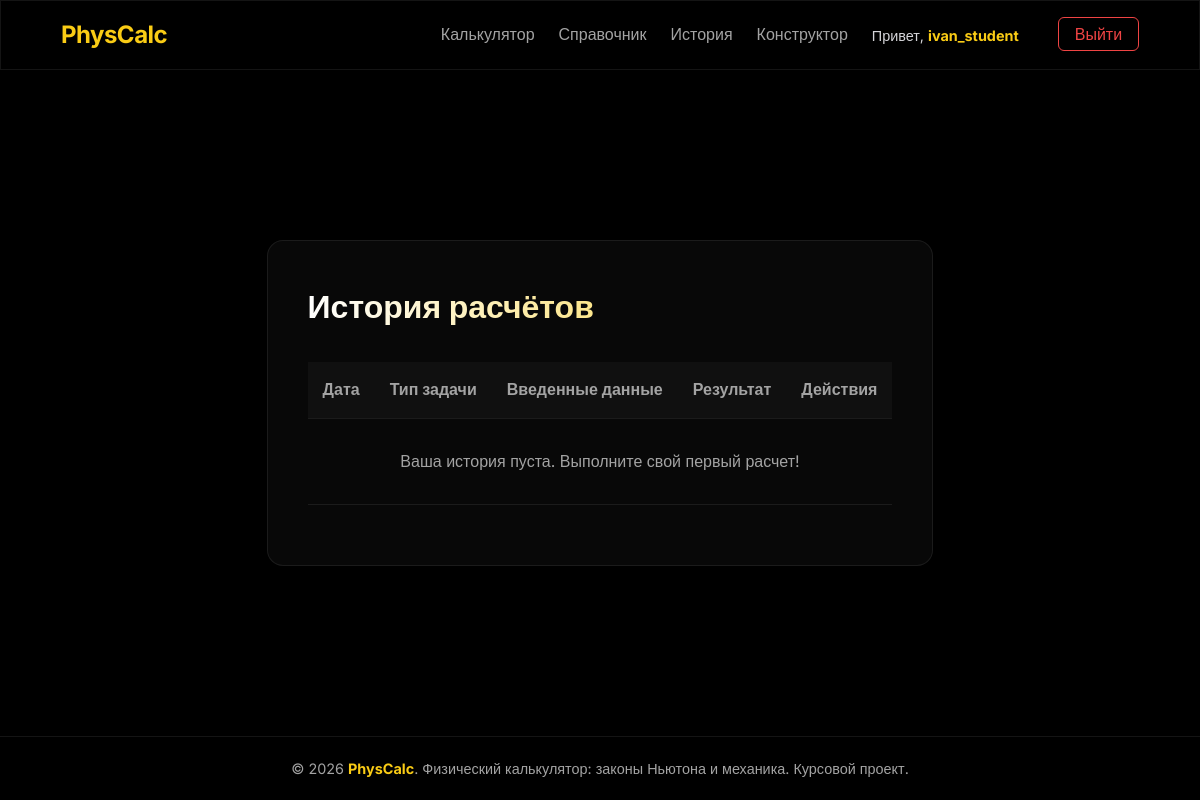
The page /history.php?page=2 (signed in) on the database as committed earlier.
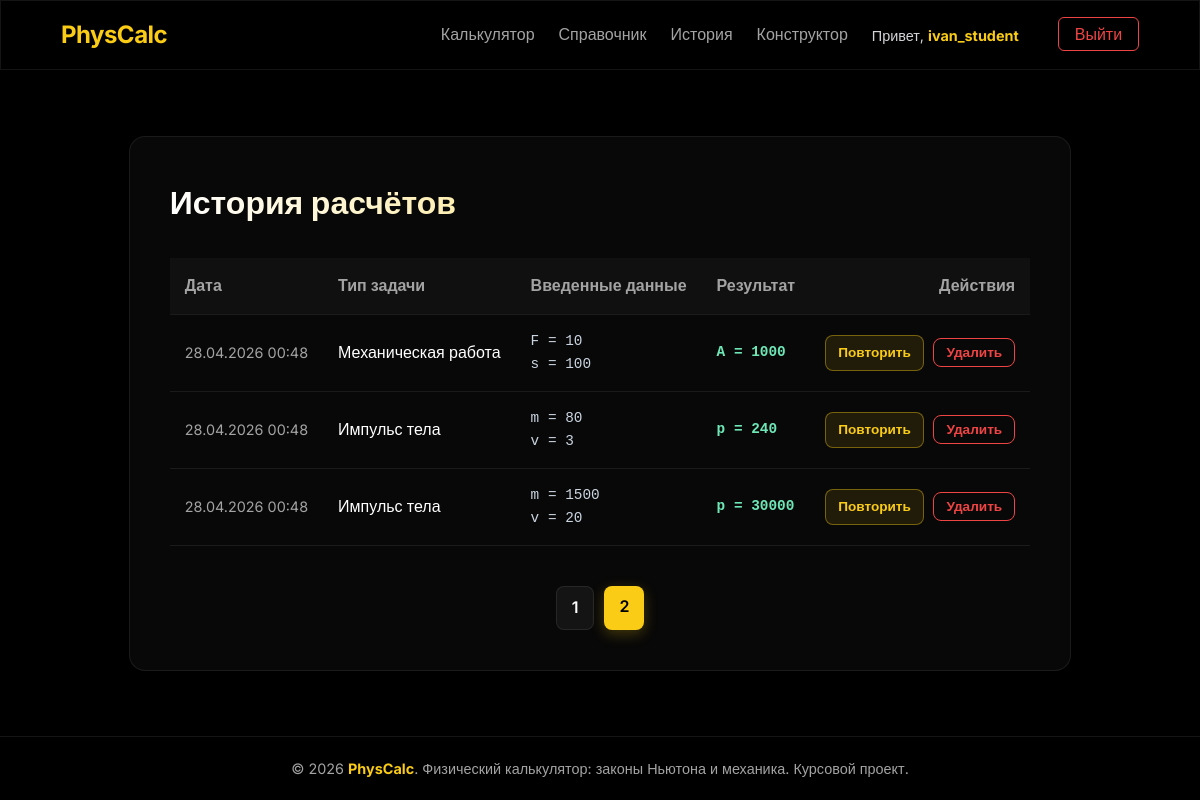
The same page on the database as committed later.
### tables this page shows
CREATE TABLE IF NOT EXISTS calculations (
    id INT AUTO_INCREMENT PRIMARY KEY,
    user_id INT NOT NULL,
    problem_type_id INT NOT NULL,
    input_data JSON NOT NULL,
    result_data JSON NOT NULL,
    created_at TIMESTAMP DEFAULT CURRENT_TIMESTAMP,
    FOREIGN KEY (user_id) REFERENCES users(id) ON DELETE CASCADE,
    FOREIGN KEY (problem_type_id) REFERENCES problem_types(id) ON DELETE CASCADE
);

CREATE TABLE IF NOT EXISTS problem_types (
    id INT AUTO_INCREMENT PRIMARY KEY,
    category_id INT NOT NULL,
    name VARCHAR(100) NOT NULL,
    description TEXT,
    formula_text TEXT,
    formula_expression TEXT,
    input_fields JSON,
    output_fields JSON,
    sort_order INT DEFAULT 0,
    FOREIGN KEY (category_id) REFERENCES problem_categories(id) ON DELETE CASCADE
);

### history.php (the view, shortened to what this page needs)
<?php
require_once __DIR__ . '/includes/db.php';
$page = isset($_GET['page']) ? max(1, (int)$_GET['page']) : 1;
$limit = 10;
$offset = ($page - 1) * $limit;
$countStmt = $pdo->prepare("SELECT COUNT(*) FROM calculations WHERE user_id = ?");
$countStmt->execute([$_SESSION['user_id']]);
$totalRecords = $countStmt->fetchColumn();
$totalPages = ceil($totalRecords / $limit);
$stmt = $pdo->prepare("
    SELECT c.*, pt.name as problem_name
    FROM calculations c
    JOIN problem_types pt ON c.problem_type_id = pt.id
    WHERE c.user_id = ?
    ORDER BY c.created_at DESC
    LIMIT " . (int)$limit . " OFFSET " . (int)$offset
);
$stmt->execute([$_SESSION['user_id']]);
$history = $stmt->fetchAll(PDO::FETCH_ASSOC);
require_once __DIR__ . '/includes/header.php';
?>
<div class="glass-panel" style="padding: 40px; max-width: 1000px; margin: 0 auto;">
    <h2 class="hero-title" style="font-size: 2rem;">История расчётов</h2>
    <div style="overflow-x: auto;">
        <table class="glass-table" style="width: 100%; text-align: left; border-collapse: collapse; margin-bottom: 20px;">
            <thead>
                <tr style="border-bottom: 1px solid rgba(255,255,255,0.1);">
                    <th style="padding: 15px; color: var(--text-secondary);">Дата</th>
                    <th style="padding: 15px; color: var(--text-secondary);">Тип задачи</th>
                    <th style="padding: 15px; color: var(--text-secondary);">Введенные данные</th>
                    <th style="padding: 15px; color: var(--text-secondary);">Результат</th>
                    <th style="padding: 15px; color: var(--text-secondary); text-align: right;">Действия</th>
                </tr>
            </thead>
            <tbody>
                <?php foreach($history as $row): ?>
                    <tr style="border-bottom: 1px solid rgba(255,255,255,0.05);">
                        <td style="padding: 15px; font-size: 0.9rem; color: var(--text-secondary); white-space: nowrap;">
                            <?= date('d.m.Y H:i', strtotime($row['created_at'])) ?>
                        </td>
                        <td style="padding: 15px; font-weight: 500; color: #fff;">
                            <?= htmlspecialchars($row['problem_name']) ?>
                        </td>
                        <td style="padding: 15px; font-size: 0.9rem; font-family: monospace; color: #cbd5e1;">
                            <?php
                            $inputs = json_decode($row['input_data'], true) ?? [];
                            foreach ($inputs as $k => $v) { echo "{$k} = {$v}<br>"; }
                            ?>
                        </td>
                        <td style="padding: 15px; font-size: 0.9rem; font-family: monospace; color: #6ee7b7; font-weight: bold;">
                            <?php
                            $results = json_decode($row['result_data'], true) ?? [];
                            foreach ($results as $k => $v) { echo "{$k} = " . round($v, 4) . "<br>"; }
                            ?>
                        </td>
                        <td style="padding: 15px; text-align: right; white-space: nowrap;">
                            <a href="/calculator.php?reuse_id=<?= $row['problem_type_id'] ?>&reuse_data=<?= urlencode($row['input_data']) ?>" class="btn" style="background: rgba(250, 204, 21, 0.1); border: 1px solid rgba(250, 204, 21, 0.4); color: #facc15; padding: 6px 12px; font-size: 0.85rem; margin-right: 5px;">Повторить</a>
                            <form method="POST" style="display: inline-block;" onsubmit="return confirm('Удалить этот расчет из истории?');">
                                <button type="submit" class="btn" style="background: transparent; border: 1px solid #ef4444; color: #ef4444; padding: 6px 12px; font-size: 0.85rem;">Удалить</button>
                            </form>
                        </td>
                    </tr>
                <?php endforeach; ?>
                <?php if (empty($history)): ?>
                    <tr><td colspan="5" style="padding: 30px; text-align: center; color: var(--text-secondary);">Ваша история пуста. Выполните свой первый расчет!</td></tr>
                <?php endif; ?>
            </tbody>
        </table>
    </div>
    <?php if ($totalPages > 1): ?>
        <div class="pagination" style="display: flex; justify-content: center; gap: 10px; margin-top: 20px;">
            <?php for ($i = 1; $i <= $totalPages; $i++): ?>
                <a href="/history.php?page=<?= $i ?>" class="btn <?= $i === $page ? 'btn-primary' : '' ?>" style="<?= $i !== $page ? 'background: rgba(255,255,255,0.05); color: #fff; border: 1px solid var(--glass-border);' : '' ?> padding: 8px 15px;">
                    <?= $i ?>
                </a>
            <?php endfor; ?>
        </div>
    <?php endif; ?>
</div>
<?php require_once __DIR__ . '/includes/footer.php'; ?>

### includes/header.php (shortened to what this page needs)
<?php
$isLoggedIn = isset($_SESSION['user_id']);
$username = $isLoggedIn ? htmlspecialchars($_SESSION['username']) : '';
?>
<!DOCTYPE html>
<html lang="ru">
<head>
    <link rel="stylesheet" href="/css/style.css">
</head>
<body>
    <header class="main-header glass-panel">
        <div class="container header-container">
            <h1 class="logo">
                <a href="/index.php" class="logo">PhysCalc
                </a>
            </h1>
            <nav class="main-nav">
                <ul>
                    <li><a href="/calculator.php">Калькулятор</a></li>
                    <li><a href="/reference.php">Справочник</a></li>
                    <?php if ($isLoggedIn): ?>
                        <li><a href="/history.php">История</a></li>
                        <li><a href="/constructor.php" class="nav-link">Конструктор</a></li>
                    <?php endif; ?>
                    <?php if ($isLoggedIn): ?>
                        <li class="user-greeting">Привет, <strong><?= $username ?></strong></li>
                        <li><a href="/logout.php" class="btn-logout">Выйти</a></li>
                    <?php else: ?>
                        <li><a href="/login.php" class="btn-login">Вход</a></li>
                        <li><a href="/register.php" class="btn-register">Регистрация</a></li>
                    <?php endif; ?>
                </ul>
            </nav>
        </div>
    </header>
    <main class="container content">

### includes/footer.php (shortened to what this page needs)
    </main>
    <footer class="main-footer">
        <div class="container">
            <p>&copy; <?= date('Y'); ?> <strong>PhysCalc</strong>. Физический калькулятор: законы Ньютона и механика. Курсовой проект.</p>
        </div>
    </footer>
</body>
</html>

### css/style.css (style rules this page uses)
:root { --primary-color: #facc15; --primary-hover: #eab308; --secondary-color: #262626; --bg-color: #000000; --panel-bg: #0a0a0a; --glass-bg: rgba(10, 10, 10, 0.8); --glass-border: rgba(255, 255, 255, 0.08); --glass-shadow: 0 8px 32px 0 rgba(0, 0, 0, 0.9); --text-primary: #ffffff; --text-secondary: #a3a3a3; --accent-glow: rgba(250, 204, 21, 0.25); }
* { margin: 0; padding: 0; box-sizing: border-box; }
body { font-family: 'Inter', sans-serif; background-color: var(--bg-color); color: var(--text-primary); display: flex; flex-direction: column; min-height: 100vh; line-height: 1.6; }
.container { width: 90%; max-width: 1200px; margin: 0 auto; }
.glass-panel { background: var(--glass-bg); backdrop-filter: blur(12px); -webkit-backdrop-filter: blur(12px); border: 1px solid var(--glass-border); border-radius: 16px; box-shadow: var(--glass-shadow); }
.btn { display: inline-block; padding: 10px 24px; border-radius: 8px; font-weight: 600; text-decoration: none; transition: all 0.3s ease; cursor: pointer; border: none; text-align: center; }
.btn-primary { background-color: var(--primary-color); color: #000000 !important; box-shadow: 0 4px 14px 0 var(--accent-glow); }
.main-header { background: rgba(0, 0, 0, 0.85); border-bottom: 1px solid var(--glass-border); border-radius: 0; padding: 15px 0; position: sticky; top: 0; z-index: 100; backdrop-filter: blur(10px); -webkit-backdrop-filter: blur(10px); }
.header-container { display: flex; justify-content: space-between; align-items: center; }
.logo { font-size: 1.5rem; font-weight: 700; letter-spacing: -0.5px; }
.logo a { color: var(--primary-color); text-decoration: none; display: flex; align-items: center; gap: 8px; transition: all 0.3s; }
.main-nav ul { list-style: none; display: flex; gap: 24px; align-items: center; }
.main-nav a { color: var(--text-secondary); text-decoration: none; font-weight: 500; transition: color 0.2s; }
.user-greeting strong { color: var(--primary-color); }
.user-greeting { color: #d4d4d8; font-size: 0.9rem; margin-right: 10px; }
.btn-register, .btn-logout { padding: 6px 16px; border-radius: 6px; margin-left: 5px; }
.btn-logout { background: transparent; border: 1px solid #ef4444; color: #ef4444 !important; }
.content { flex: 1; padding: 50px 0; display: flex; flex-direction: column; align-items: center; justify-content: center; }
.hero-title { font-size: 2.5rem; margin-bottom: 15px; font-weight: 700; background: linear-gradient(to right, #ffffff, var(--primary-color)); -webkit-background-clip: text; background-clip: text; -webkit-text-fill-color: transparent; }
.main-footer { padding: 20px 0; text-align: center; font-size: 0.9rem; border-top: 1px solid var(--glass-border); background: #000000; color: var(--text-secondary); }
.main-footer strong { color: var(--primary-color); }
.glass-table { width: 100%; border-collapse: collapse; margin-top: 15px; color: var(--text-primary); }
.glass-table th, .glass-table td { padding: 14px 16px; border-bottom: 1px solid var(--glass-border); text-align: left; }
.glass-table th { font-weight: 600; color: var(--primary-color); background: rgba(255, 255, 255, 0.03); }

Rows that differ between the two databases and show on the page:
added calculations: created_at "28.04.2026 00:48", problem_type.name "Механическая работа", k "F", input_data "10", k "s", input_data "100", k "A", result_data "1000"
added calculations: created_at "28.04.2026 00:48", problem_type.name "Импульс тела", k "m", input_data "80", k "v", input_data "3", k "p", result_data "240"
added calculations: created_at "28.04.2026 00:48", problem_type.name "Импульс тела", k "m", input_data "1500", k "v", input_data "20", k "p", result_data "30000"
Other text that changed with them:
new list line: "1"
new list line: "2"
text no longer shown: "Ваша история пуста. Выполните свой первый расчет!"
